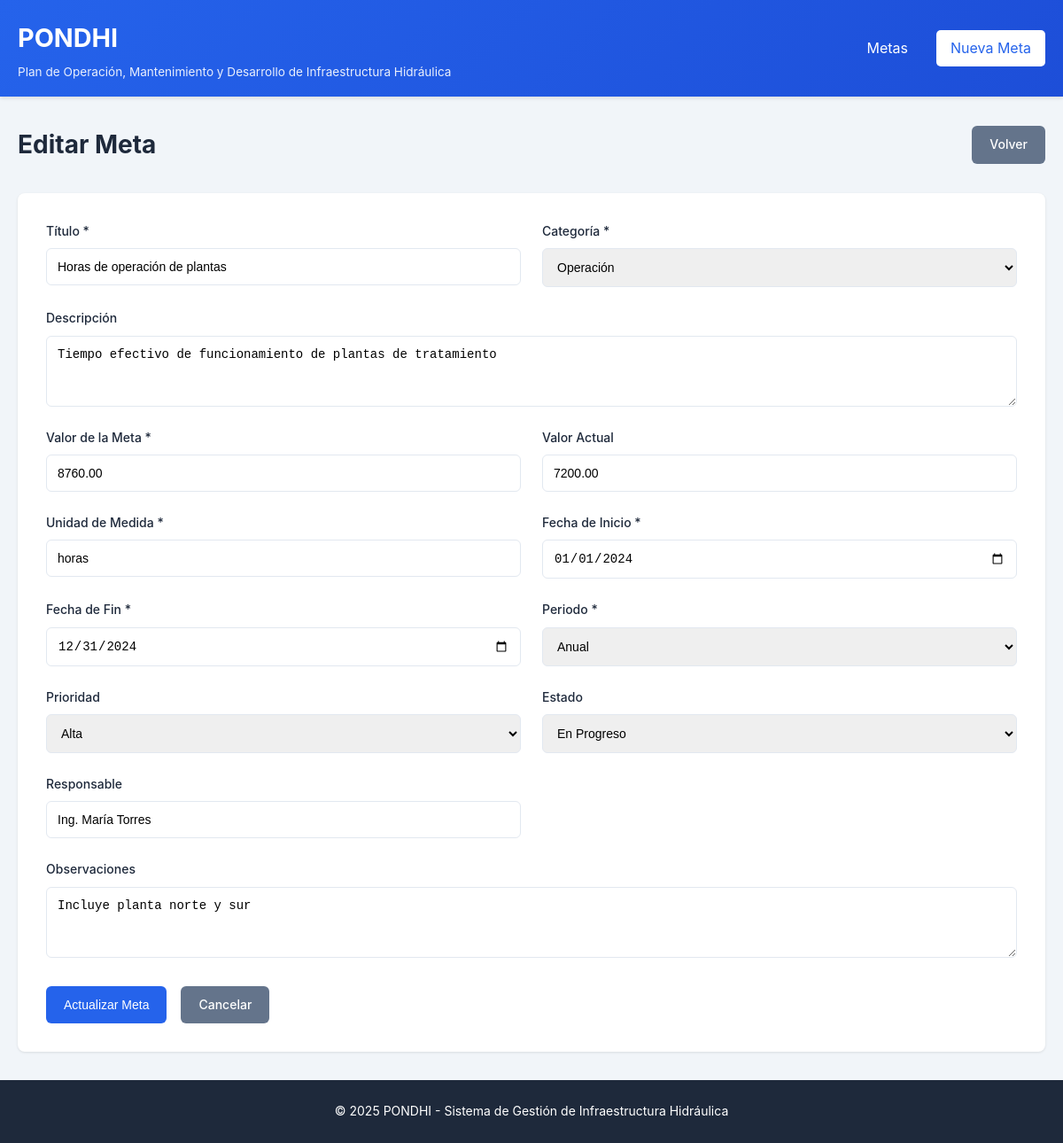
/public/metas/editar/2, run on the app's committed database.
### tables this page shows
CREATE TABLE IF NOT EXISTS metas (
    id INT AUTO_INCREMENT PRIMARY KEY,
    categoria_id INT NOT NULL,
    titulo VARCHAR(255) NOT NULL,
    descripcion TEXT,
    unidad_medida VARCHAR(50) NOT NULL,
    valor_meta DECIMAL(15,2) NOT NULL,
    valor_actual DECIMAL(15,2) DEFAULT 0,
    fecha_inicio DATE NOT NULL,
    fecha_fin DATE NOT NULL,
    periodo ENUM('mensual', 'trimestral', 'semestral', 'anual') NOT NULL,
    estado ENUM('pendiente', 'en_progreso', 'completada', 'cancelada') DEFAULT 'pendiente',
    prioridad ENUM('baja', 'media', 'alta', 'critica') DEFAULT 'media',
    responsable VARCHAR(150),
    observaciones TEXT,
    created_at TIMESTAMP DEFAULT CURRENT_TIMESTAMP,
    updated_at TIMESTAMP DEFAULT CURRENT_TIMESTAMP ON UPDATE CURRENT_TIMESTAMP,
    FOREIGN KEY (categoria_id) REFERENCES categorias(id) ON DELETE RESTRICT
);

CREATE TABLE IF NOT EXISTS categorias (
    id INT AUTO_INCREMENT PRIMARY KEY,
    nombre VARCHAR(100) NOT NULL,
    descripcion TEXT,
    created_at TIMESTAMP DEFAULT CURRENT_TIMESTAMP
);

### app/controllers/MetasController.php (called while the page is built, shortened)
<?php
class MetasController extends Controller {
    private $metaModel;
    private $categoriaModel;
    public function __construct() {
        $this->metaModel = $this->model('Meta');
        $this->categoriaModel = $this->model('Categoria');
    }
    public function editar($id = null) {
        $meta = $this->metaModel->getById($id);
        $categorias = $this->categoriaModel->getAll();
        $this->view('metas/editar', [
            'titulo' => 'Editar Meta',
            'meta' => $meta,
            'categorias' => $categorias
        ]);
    }
}

### app/controllers/App.php (called while the page is built, shortened)
<?php
class App {
    protected $method = 'index';
    public function __construct() {
        $url = $this->parseUrl();
        if (isset($url[0]) && file_exists(APP_PATH . '/controllers/' . ucfirst($url[0]) . 'Controller.php')) {
            unset($url[0]);
        }
        $this->controller = new $this->controller;
        if (isset($url[1])) {
            if (method_exists($this->controller, $url[1])) {
                $this->method = $url[1];
                unset($url[1]);
            }
        }
        $this->params = $url ? array_values($url) : [];
        call_user_func_array([$this->controller, $this->method], $this->params);
    }
    protected function parseUrl() {
        if (isset($_GET['url'])) {
            return explode('/', filter_var(rtrim($_GET['url'], '/'), FILTER_SANITIZE_URL));
        }
        return [];
    }
}

### public/index.php (called while the page is built, shortened)
<?php
require_once APP_PATH . '/config/Database.php';
require_once APP_PATH . '/controllers/Controller.php';
require_once APP_PATH . '/controllers/App.php';
$app = new App();

### app/config/Database.php (called while the page is built, shortened)
<?php
class Database {
    private static $instance = null;
    private $connection;
    private function __construct() {
        try {
            $dsn = "mysql:host=" . DB_HOST . ";port=" . DB_PORT . ";dbname=" . DB_NAME . ";charset=" . DB_CHARSET;
            $options = [
                PDO::ATTR_ERRMODE => PDO::ERRMODE_EXCEPTION,
                PDO::ATTR_DEFAULT_FETCH_MODE => PDO::FETCH_ASSOC,
                PDO::ATTR_EMULATE_PREPARES => false,
            ];
            $this->connection = new PDO($dsn, DB_USER, DB_PASS, $options);
        } catch (PDOException $e) {
            if (DEBUG_MODE) {
                die("Error de conexión: " . $e->getMessage());
            } else {
                die("Error de conexión a la base de datos");
            }
        }
    }
    public static function getInstance() {
        if (self::$instance === null) {
            self::$instance = new self();
        }
        return self::$instance;
    }
    public function getConnection() {
        return $this->connection;
    }
}

### app/models/Meta.php (called while the page is built, shortened)
<?php
class Meta {
    private $db;
    private $table = 'metas';
    public function __construct() {
        $this->db = Database::getInstance()->getConnection();
    }
    public function getById($id) {
        $sql = "SELECT m.*, c.nombre as categoria_nombre
                FROM {$this->table} m
                INNER JOIN categorias c ON m.categoria_id = c.id
                WHERE m.id = :id";
        $stmt = $this->db->prepare($sql);
        $stmt->bindParam(':id', $id, PDO::PARAM_INT);
        $stmt->execute();
        return $stmt->fetch();
    }
}

### app/models/Categoria.php (called while the page is built, shortened)
<?php
class Categoria {
    private $db;
    private $table = 'categorias';
    public function __construct() {
        $this->db = Database::getInstance()->getConnection();
    }
    public function getAll() {
        $sql = "SELECT * FROM {$this->table} ORDER BY nombre ASC";
        $stmt = $this->db->prepare($sql);
        $stmt->execute();
        return $stmt->fetchAll();
    }
}

### app/views/metas/editar.php (the view, shortened to what this page needs)
<?php require_once APP_PATH . '/views/layouts/header.php'; ?>
<div class="page-header">
    <h2><?= $titulo ?></h2>
    <a href="<?= APP_URL ?>/metas" class="btn btn-secondary">Volver</a>
</div>
<div class="form-container">
    <form action="<?= APP_URL ?>/metas/actualizar/<?= $meta['id'] ?>" method="POST" class="form">
        <div class="form-grid">
            <div class="form-group">
                <label for="titulo">Título *</label>
                <input type="text" id="titulo" name="titulo" required
                       value="<?= htmlspecialchars($_SESSION['old']['titulo'] ?? $meta['titulo']) ?>"
                       placeholder="Ej: Aumentar cobertura de agua potable">
            </div>
            <div class="form-group">
                <label for="categoria_id">Categoría *</label>
                <select id="categoria_id" name="categoria_id" required>
                    <?php foreach ($categorias as $categoria): ?>
                        <option value="<?= $categoria['id'] ?>"
                            <?= (($_SESSION['old']['categoria_id'] ?? $meta['categoria_id']) == $categoria['id']) ? 'selected' : '' ?>>
                            <?= htmlspecialchars($categoria['nombre']) ?>
                        </option>
                    <?php endforeach; ?>
                </select>
            </div>
            <div class="form-group full-width">
                <label for="descripcion">Descripción</label>
                <textarea id="descripcion" name="descripcion" rows="3"
                          placeholder="Descripción detallada de la meta"><?= htmlspecialchars($_SESSION['old']['descripcion'] ?? $meta['descripcion']) ?></textarea>
            </div>
            <div class="form-group">
                <label for="valor_meta">Valor de la Meta *</label>
                <input type="number" id="valor_meta" name="valor_meta" step="0.01" required
                       value="<?= htmlspecialchars($_SESSION['old']['valor_meta'] ?? $meta['valor_meta']) ?>"
                       placeholder="Ej: 1000">
            </div>
            <div class="form-group">
                <label for="valor_actual">Valor Actual</label>
                <input type="number" id="valor_actual" name="valor_actual" step="0.01"
                       value="<?= htmlspecialchars($_SESSION['old']['valor_actual'] ?? $meta['valor_actual']) ?>"
                       placeholder="Avance actual">
            </div>
            <div class="form-group">
                <label for="unidad_medida">Unidad de Medida *</label>
                <input type="text" id="unidad_medida" name="unidad_medida" required
                       value="<?= htmlspecialchars($_SESSION['old']['unidad_medida'] ?? $meta['unidad_medida']) ?>"
                       placeholder="Ej: m³, conexiones, km">
            </div>
            <div class="form-group">
                <label for="fecha_inicio">Fecha de Inicio *</label>
                <input type="date" id="fecha_inicio" name="fecha_inicio" required
                       value="<?= htmlspecialchars($_SESSION['old']['fecha_inicio'] ?? $meta['fecha_inicio']) ?>">
            </div>
            <div class="form-group">
                <label for="fecha_fin">Fecha de Fin *</label>
                <input type="date" id="fecha_fin" name="fecha_fin" required
                       value="<?= htmlspecialchars($_SESSION['old']['fecha_fin'] ?? $meta['fecha_fin']) ?>">
            </div>
            <div class="form-group">
                <label for="periodo">Periodo *</label>
                <select id="periodo" name="periodo" required>
                    <option value="anual" <?= (($_SESSION['old']['periodo'] ?? $meta['periodo']) == 'anual') ? 'selected' : '' ?>>Anual</option>
                </select>
            </div>
            <div class="form-group">
                <label for="prioridad">Prioridad</label>
                <select id="prioridad" name="prioridad">
                    <option value="alta" <?= (($_SESSION['old']['prioridad'] ?? $meta['prioridad']) == 'alta') ? 'selected' : '' ?>>Alta</option>
                </select>
            </div>
            <div class="form-group">
                <label for="estado">Estado</label>
                <select id="estado" name="estado">
                    <option value="en_progreso" <?= (($_SESSION['old']['estado'] ?? $meta['estado']) == 'en_progreso') ? 'selected' : '' ?>>En Progreso</option>
                </select>
            </div>
            <div class="form-group">
                <label for="responsable">Responsable</label>
                <input type="text" id="responsable" name="responsable"
                       value="<?= htmlspecialchars($_SESSION['old']['responsable'] ?? $meta['responsable']) ?>"
                       placeholder="Nombre del responsable">
            </div>
            <div class="form-group full-width">
                <label for="observaciones">Observaciones</label>
                <textarea id="observaciones" name="observaciones" rows="3"
                          placeholder="Observaciones adicionales"><?= htmlspecialchars($_SESSION['old']['observaciones'] ?? $meta['observaciones']) ?></textarea>
            </div>
        </div>
        <div class="form-actions">
            <button type="submit" class="btn btn-primary">Actualizar Meta</button>
            <a href="<?= APP_URL ?>/metas" class="btn btn-secondary">Cancelar</a>
        </div>
    </form>
</div>
<?php require_once APP_PATH . '/views/layouts/footer.php'; ?>

### public/css/styles.css (style rules this page uses)
:root { --primary-color: #2563eb; --primary-dark: #1d4ed8; --secondary-color: #64748b; --success-color: #16a34a; --warning-color: #d97706; --danger-color: #dc2626; --info-color: #0891b2; --light-color: #f8fafc; --dark-color: #1e293b; --border-color: #e2e8f0; --text-color: #334155; --text-muted: #94a3b8; }
* { margin: 0; padding: 0; box-sizing: border-box; }
body { font-family: -apple-system, BlinkMacSystemFont, 'Segoe UI', Roboto, Oxygen, Ubuntu, sans-serif; background-color: #f1f5f9; color: var(--text-color); line-height: 1.6; }
.page-header { display: flex; justify-content: space-between; align-items: center; margin-bottom: 2rem; flex-wrap: wrap; gap: 1rem; }
.page-header h2 { color: var(--dark-color); font-size: 1.75rem; }
.btn { display: inline-block; padding: 0.625rem 1.25rem; border: none; border-radius: 6px; cursor: pointer; text-decoration: none; font-size: 0.875rem; font-weight: 500; transition: all 0.3s; text-align: center; }
.btn-primary { background-color: var(--primary-color); color: white; }
.btn-secondary { background-color: var(--secondary-color); color: white; }
.form-container { background: white; padding: 2rem; border-radius: 8px; box-shadow: 0 1px 3px rgba(0, 0, 0, 0.1); }
.form-grid { display: grid; grid-template-columns: repeat(2, 1fr); gap: 1.5rem; }
.form-group { display: flex; flex-direction: column; }
.form-group.full-width { grid-column: span 2; }
.form-group label { font-weight: 500; margin-bottom: 0.5rem; color: var(--dark-color); font-size: 0.875rem; }
.form-group input, .form-group select, .form-group textarea { padding: 0.75rem; border: 1px solid var(--border-color); border-radius: 6px; font-size: 0.875rem; transition: border-color 0.3s, box-shadow 0.3s; }
.form-group textarea { resize: vertical; min-height: 80px; }
.form-actions { margin-top: 2rem; display: flex; gap: 1rem; justify-content: flex-start; }

### data on the page
metas: titulo "Horas de operación de plantas", categoria_id "Operación", descripcion "Tiempo efectivo de funcionamiento de plantas de tratamiento", valor_meta "8760.00", valor_actual "7200.00", unidad_medida "horas", fecha_inicio "01/01/2024", fecha_fin "12/31/2024", periodo "Anual", prioridad "Alta", estado "En Progreso", responsable "Ing. María Torres", observaciones "Incluye planta norte y sur"

### other printed values
$titulo "Editar Meta"
